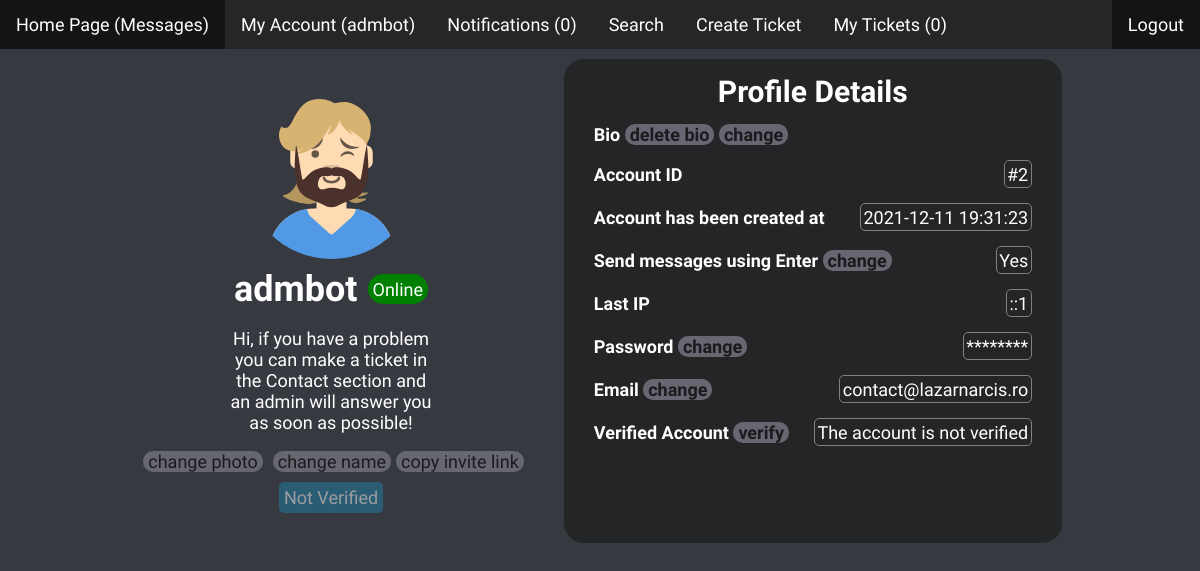
/profile.php?id=2 (signed in), run on the app's committed database.
### tables this page shows
CREATE TABLE `users` (
  `id` int(11) NOT NULL,
  `username` varchar(64) NOT NULL,
  `email` varchar(64) NOT NULL,
  `password` varchar(64) NOT NULL,
  `created_at` timestamp NOT NULL DEFAULT current_timestamp() ON UPDATE current_timestamp(),
  `admin` int(11) NOT NULL,
  `send_message` int(11) NOT NULL,
  `file` longtext NOT NULL,
  `bio` text NOT NULL,
  `founder` int(11) NOT NULL,
  `banned` int(11) NOT NULL,
  `logged` int(11) NOT NULL,
  `ip` varchar(64) NOT NULL,
  `last_ip` varchar(64) NOT NULL,
  `verified` int(10) NOT NULL,
  `invites` int(11) NOT NULL,
  `invite_link` varchar(64) NOT NULL
);

### profile.php (the view, shortened to what this page needs)
<?php
  require 'config/config.php';
  if (!isset($_SESSION["loggedin"]) || $_SESSION["loggedin"] !== true) {
    header("location: login.php?redirect_link=profile.php");
    exit;
  } else if (empty($_GET['id'])) {
    header('Location: index.php');
    exit();
  } else {
    $id = $_GET['id'];
    $queryString = "SELECT * FROM users WHERE id='$id' ORDER BY username DESC LIMIT 1";
    $result = mysqli_query($link, $queryString);
    $row = mysqli_fetch_assoc($result);
    $user_id = $row['id'];
    $user_name = $row['username'];
    $email = $row['email'];
    $created_at = $row['created_at'];
    $email = $row['email'];
    $bio = $row['bio'];
    $file = $row['file'];
    $send_message = $row['send_message'];
    $last_ip = $row['last_ip'];
    $logged = $row['logged'];
    $verified = $row['verified'];
  }
?>
<!DOCTYPE html>
<html>
  <head>
    <link rel="stylesheet" href="css/profile.css?v=<?php echo time(); ?>">
  </head>
  <body>
    <?php require_once("header.php"); ?>
    <div class="wrapper">
      <?php
        $bio = wordwrap($bio, 25, "\n", true);
        $bio = nl2br($bio, false);
      ?>
      <div id="user-interface">
        <?php
          echo "
            <div id='img_div'>
              <img id='image-x' src='$file' alt='Profile Photo' onClick='showImg();' />
              <br>
              <div id='nameOnline'>
              <h1>$user_name</h1>
          ";
              if ($logged == 1) {
                echo "<span id='online'>Online</span>";
              } else if ($logged == 0) {
                echo "<span id='offline'>Offline</span>";
              }
          echo "
              </div>
              <p id='bio'>
          ";
          if ($bio == "") {
            echo '';
          } else {
            echo $bio;
          }
          echo "
            </p>
          ";
          if ($_SESSION['id'] == $user_id) {
            echo "<div id='two-changes'><a href='change-photo.php' id='button-user'><p>change photo</p></a><a href='change-name.php' id='button-user'><p>change name</p></a><p id='button-invite'>copy invite link</p></div>";
          }
          echo "</div>";
        ?>
        <div id="roles">
          <?php
            if ($verified == 0) {
              echo ' <a href="verified.php"><p id="verified" class="not-verified">Not Verified</p></a>';
            }
          ?>
        </div>
      </div>
      <div id="user-settings">
        <h2>Profile Details</h2>
        <?php
          if ($_SESSION['id'] == $user_id) {
            echo "
              <div class='title-of-div'>
                <div class='title-text'>
                  Bio
            ";
            if ($bio != "") {
              echo "<a href='delete-bio.php' id='button-user'>delete bio</a>";
            }
            echo "
              <a href='change-bio.php' id='button-user'>change</a>
                </div>
              </div>
            ";
          }
        ?>
        <div class="title-of-div">
          <div class="title-text">Account ID</div>
          <div class="content-text">#<?php echo $user_id; ?></div>
        </div>
        <div class="title-of-div">
          <div class="title-text">Account has been created at</div>
          <div class="content-text">
            <?php
              echo $created_at;
            ?>
          </div>
        </div>
        <?php
          if ($_SESSION['id'] == $user_id) {
        ?>
        <div class="title-of-div">
          <div class="title-text">Send messages using Enter <?php echo "<a href='actions.php?action=set_send_message&send_message=$send_message&userid=$user_id' id='button-user'>change</a>"; ?></div>
          <div class="content-text">
            <?php
              if ($send_message == 1) {
                echo "Yes";
              } else {
                echo "No";
              }
            ?>
          </div>
        </div>
        <?php
          }
          if ($_SESSION['founder'] == 1 || $_SESSION['id'] == $user_id) {
            echo "
              <div class='title-of-div'>
              <div class='title-text'>Last IP</div>
                <div class='content-text'>
                  $last_ip
                </div>
              </div>
            ";
          }
        ?>
        <?php
          if ($_SESSION['id'] == $user_id) {
            echo "
              <div class='title-of-div'>
                <div class='title-text'>
                  Password <a href='reset-password.php' id='button-user'>change</a>
                </div>
                <div class='content-text'>********</div>
              </div>
            ";
          }
        ?>
        <div class="title-of-div">
          <div class="title-text">Email
            <?php
              if ($_SESSION['id'] == $user_id) {
                echo ' <a href="change-email.php" id="button-user">change</a>';
              }
            ?>
          </div>
          <div class="content-text">
            <?php
              echo $email;
            ?>
          </div>
        </div>
        <div class="title-of-div">
          <div class="title-text">
            Verified Account
            <?php
              if ($_SESSION['id'] == $user_id && $verified == 0) {
                echo ' <a href="verify-account.php" id="button-user">verify</a>';
              }
            ?>
          </div>
          <div class="content-text">
            <?php
              if ($verified == 0) {
                echo "The account is not verified";
              } else {
                echo "The account is verified";
              }
            ?>
          </div>
        </div>
      </div>
    </div>
  </body>
</html>

### header.php (shortened to what this page needs)
<?php
  $userid = $_SESSION['id'];
?>
<html>
  <head>
    <link rel="stylesheet" href="css/header.css?v=<?php echo time(); ?>">
  </head>
  <body>
    <?php
      $result = mysqli_query($link, "SELECT COUNT(*) FROM `notifications` WHERE userid=$userid");
      $row = mysqli_fetch_row($result)[0];
      $results = mysqli_query($link, "SELECT COUNT(*) FROM `tickets` WHERE userid=$userid");
      $rows = mysqli_fetch_row($results)[0];
    ?>
    <ul id="desktopul">
      <li><a class="active" href="home.php">Home Page (Messages)</a></li>
      <li><a href="profile.php?id=<?php echo $_SESSION['id']; ?>">My Account (<?php echo $_SESSION['username']?>)</a></li>
      <li><a href="notifications.php?id=<?php echo $_SESSION['id']; ?>">Notifications (<?php echo $row; ?>)</a></li>
      <li><a href="search.php">Search</a></li>
      <li><a href="contact.php">Create Ticket</a></li>
      <li><a href="mytickets.php">My Tickets (<?php echo $rows; ?>)</a></li>
      <li style="float:right"><a class="active" href="logout.php">Logout</a></li>
    </ul>
  </body>
</html>

### css/profile.css (style rules this page uses)
* { font-family: 'Simonetta', sans-serif; }
body { background: #36393f; font-size: 18px; }
#bio { color: white; }
#verified { transition: .3s; padding: 5px; background-color: rgb(31, 128, 167); opacity: 50%; user-select: none; border-radius: 5px; color: white; }
.not-verified { background: maroon; }
.title-text { font-weight: bold; color: white; }
.title-of-div { display: flex; align-items: center; justify-content: space-between; margin: 15px; }
.content-text { color: white; margin-left: 25px; border: 1px solid grey; border-radius: 5px; padding: 2.5px; }
#online, #offline { padding: 5px; border-radius: 25px; color: white; height: 20px; margin-left: 10px; }
#online { background-color: green; }
#img_div:after { content: ""; display: block; clear: both; }
#img_div { text-align: center; }
#image-x { margin: 5px; width: 175px; border-radius: 100px; height: 175px; transition: .4s; }
a { text-decoration: none; color: lightgrey; transition: .2s; }
#button-user, #button-invite { color: rgb(27, 27, 29); background: rgb(103, 103, 114); border-radius: 10px; padding: 0 5px; cursor: pointer; }
#nameOnline { display: flex; align-items: center; justify-content: center; }
h1, h2 { margin: 0; color: white; }
#user-interface { margin: 20px; }
h2 { margin: 0; color: white; font-size: 30px; text-align: center; }
.wrapper { display: flex; align-items: top; justify-content: center; }
#roles { text-align: center; display: flex; align-items: center; justify-content: center; }
#user-settings { padding: 15px; background-color: #242526; border-radius: 20px; margin: 0 20px; }
#roles p { margin: 10px 5px; }
#two-changes { display: flex; align-items: center; justify-content: center; }
#two-changes p { margin: 0; }
#two-changes a { margin: 0 5px; }

### css/header.css (style rules this page uses)
body { margin: 0; padding: 0; }
#desktopul { list-style-type: none; margin: 0; padding: 0; overflow: hidden; background-color: #262626; }
#desktopul li { float: left; }
#desktopul li a { display: block; color: white; text-align: center; padding: 14px 16px; text-decoration: none; }
#desktopul .active { background-color: #141414; }

### data on the page
users: file (picture), username "admbot", bio "Hi, if you have a problem you can make a ticket in the Contact section and an admin will answer you as soon as possible!", id "2", created_at "2021-12-11 19:31:23", last_ip "::1", email "contact@lazarnarcis.ro"

### other printed values
$_SESSION['username'] "admbot"
$row "0"
$rows "0"
